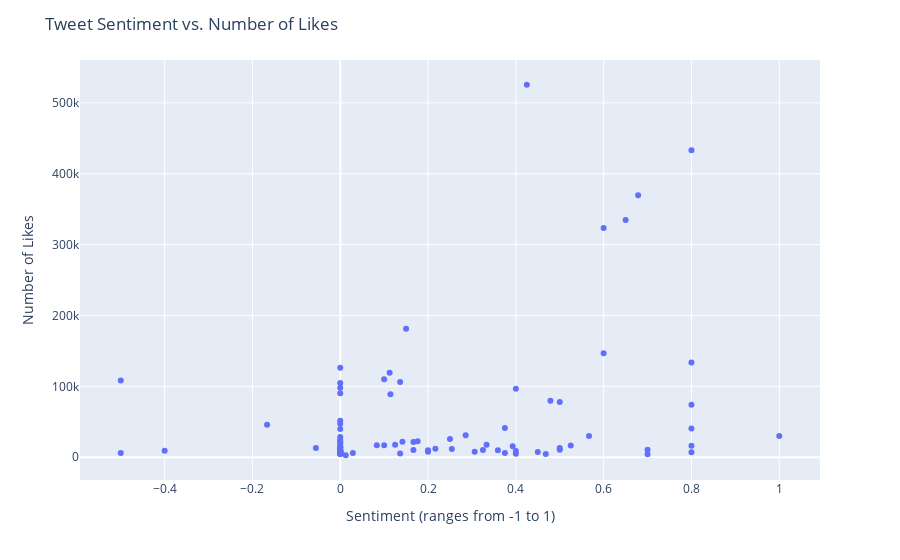

This figure's notebook cell:
### Code cell
fig = px.scatter(x=sentiments, y=likes)
fig.update_layout(title_text='Tweet Sentiment vs. Number of Likes')
fig.update_xaxes(
        title_text = "Sentiment (ranges from -1 to 1)"
)

fig.update_yaxes(
        title_text = "Number of Likes"
        )
fig.show()

### Figure 1 — Plotly figure (JSON) as saved in the notebook; plotly's stock layout.template omitted (floating-point values rounded to 4 significant figures)
{"data": [{"hovertemplate": "x=%{x}<br>y=%{y}<extra></extra>", "legendgroup": "", "marker": {"color": "#636efa", "symbol": "circle"}, "mode": "markers", "name": "", "orientation": "v", "showlegend": false, "type": "scatter", "x": [0.8, 0.5, 0.8, 0, 0.7, 0, 0.1, 0.1762, 0.2, 0.45, 0.325, 0.1667, 0.8, 0.5667, -0.4, 0, -0.05556, -0.1667, 0.125, -0.5, -0.5, 0.1417, 0.0125, 0.375, 0, 0, 0.1364, 0.4, 0, 0.3063, 0, 0, 0.4, 0.02879, 0.65, 0.3333, 0, 0.8, 0, 0.4, 0, 0.15, 0, 0.4788, 0.08333, 0.425, 1, 0.6786, 0.6, 0.8, 0.375, 0.1667, 0.6, 0, 0, 0.1143, 0, 0, 0.2857, 0, 0, 0, 0.5, 0, 0.3929, 0, 0, 0, 0, 0, 0, 0.2167, 0.1125, 0.5, 0, 0.2, 0.25, 0, 0, 0.525, 0.8, 0, 0.2542, 0.4682, 0, 0.1364, 0.1, 0, 0.7, 0, 0.3591, 0], "xaxis": "x", "y": [40528, 10604, 7080, 5208, 4081, 8086, 16894, 22597, 7566, 7251, 10262, 10175, 433036, 29746, 9133, 14167, 12933, 45645, 17512, 108366, 5788, 21692, 2706, 5854, 11546, 104677, 105957, 4784, 7198, 7643, 5399, 5169, 96615, 5757, 334886, 17370, 4444, 15982, 28390, 8754, 17802, 181292, 20995, 79739, 16771, 525622, 29765, 369590, 146507, 73841, 41114, 21465, 323363, 97860, 14925, 88729, 8386, 10771, 31054, 51272, 90267, 13596, 12888, 21947, 15335, 8231, 47050, 10645, 8465, 24714, 7004, 11810, 119215, 78028, 7764, 9876, 25734, 39873, 6504, 16561, 133672, 7740, 11683, 4429, 8678, 5098, 109838, 4303, 10540, 126131, 9793, 5083], "yaxis": "y"}], "layout": {"legend": {"tracegroupgap": 0}, "margin": {"t": 60}, "title": {"text": "Tweet Sentiment vs. Number of Likes"}, "xaxis": {"anchor": "y", "domain": [0, 1], "title": {"text": "Sentiment (ranges from -1 to 1)"}}, "yaxis": {"anchor": "x", "domain": [0, 1], "title": {"text": "Number of Likes"}}}}
